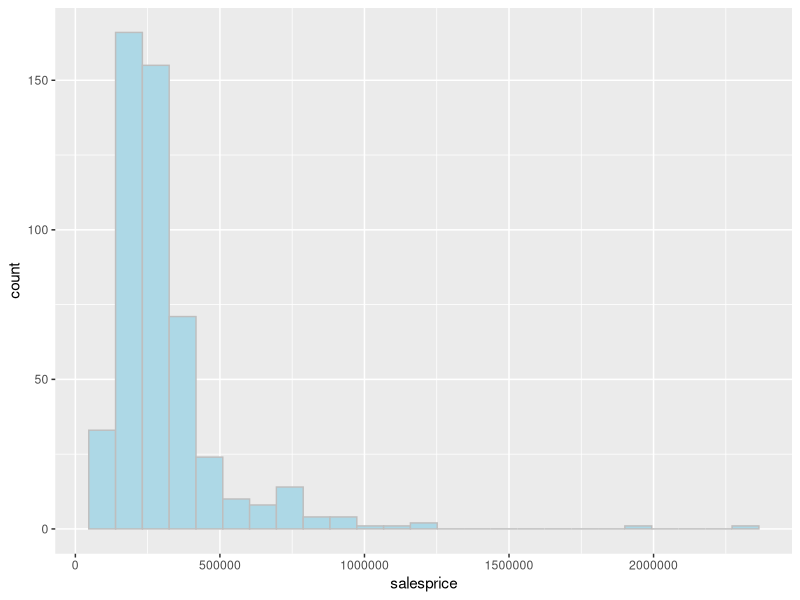
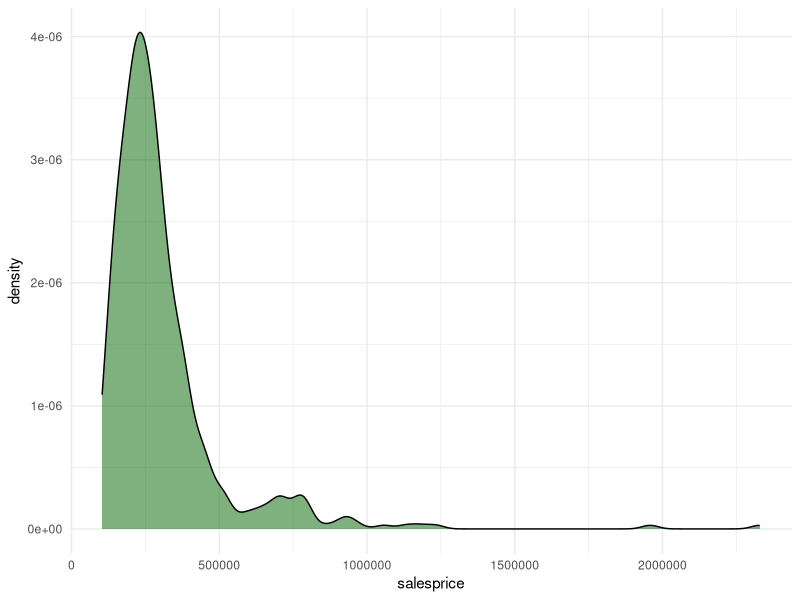
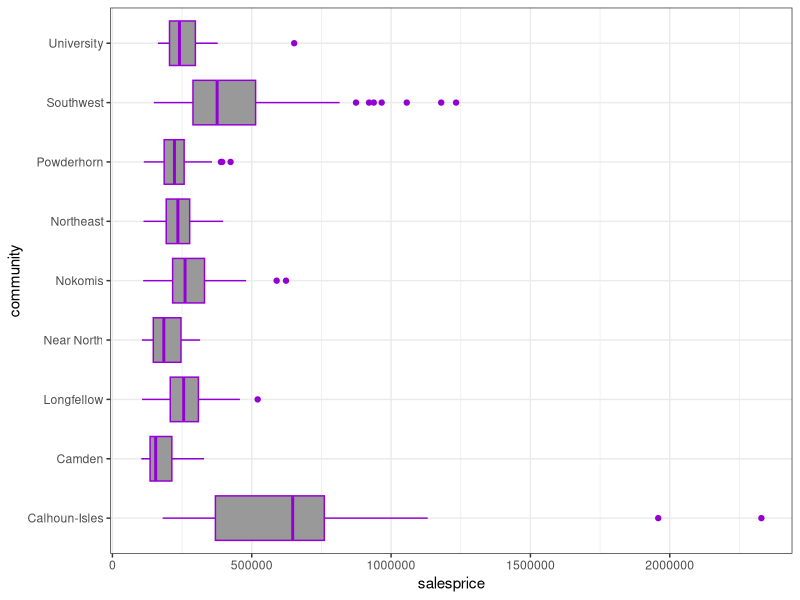
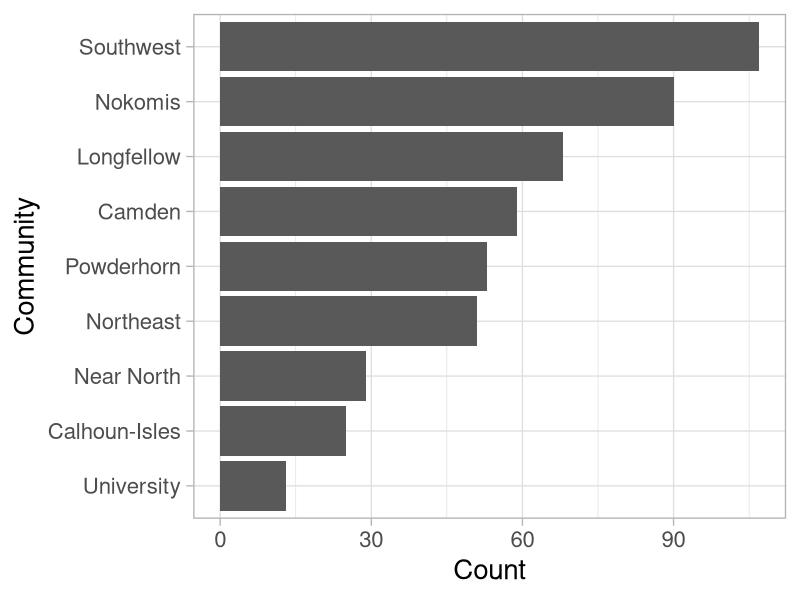
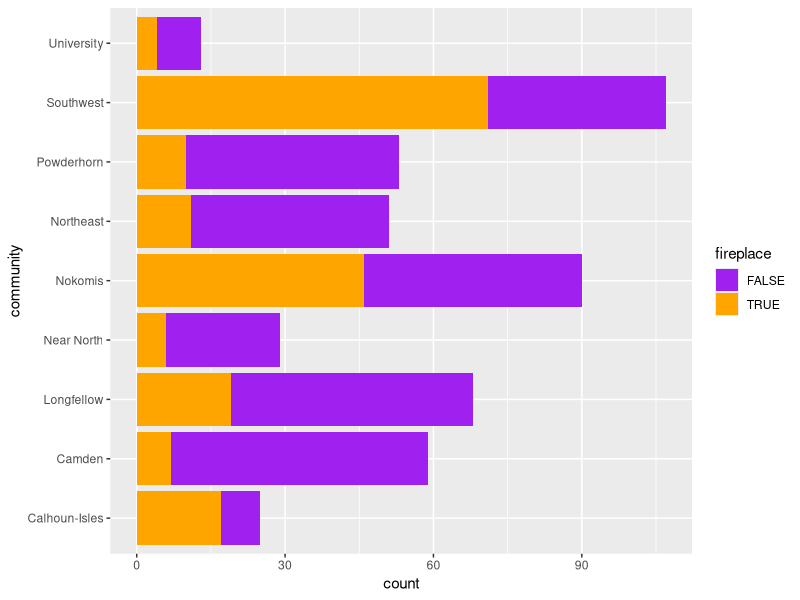
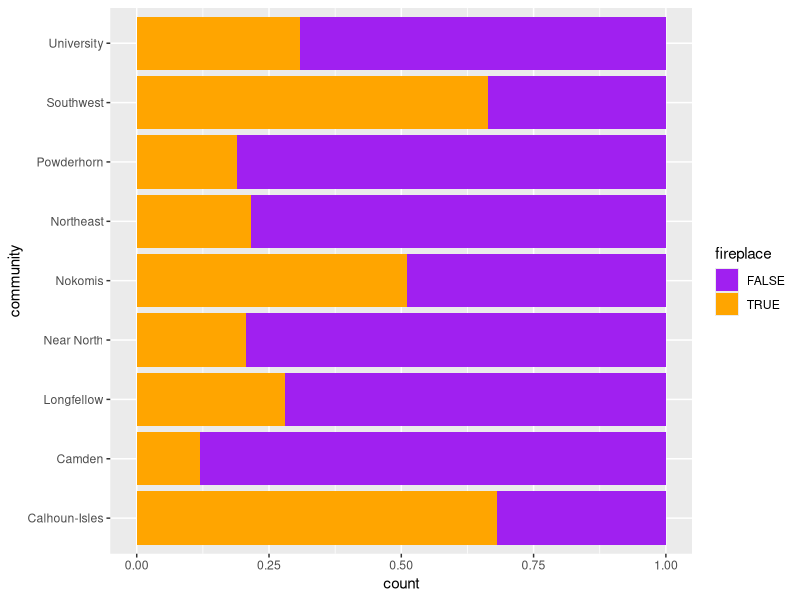

These figures' R source, in order:
## ---- chunk 1
library(tidyverse)
## ---- chunk 2
mn_homes <- read_csv("data/mn_homes.csv")
## ---- chunk 3
glimpse(mn_homes)
## ---- chunk 4
ggplot(data = mn_homes, 
       mapping = aes(x = salesprice)) + 
   geom_histogram(bins = 25, fill = "lightblue", color = "grey")
## ---- chunk 5
ggplot(data = mn_homes, 
       mapping = aes(x = salesprice)) + 
   geom_density(fill = "darkgreen", alpha = 0.5) +
  theme_minimal()
## ---- chunk 6
ggplot(data = mn_homes, mapping = aes(x = community, y = salesprice)) + 
  geom_boxplot(color = "darkviolet", fill = "grey60") + 
  coord_flip() +
  theme_bw()

## ---- chunk 7
ggplot(data = mn_homes) + 
  geom_bar(mapping = aes(x = reorder(community, community, length))) + 
  coord_flip() +
  labs(x = "Community", y = "Count") +
  theme_light(base_size = 20)
## ---- chunk 8
ggplot(data = mn_homes, mapping = aes(x = community, fill = fireplace)) + 
  geom_bar() +
  scale_fill_manual(values = c("purple", "orange")) +
  coord_flip()
## ---- chunk 9
ggplot(data = mn_homes, mapping = aes(x = community, fill = fireplace)) + 
  geom_bar(position = "fill") + 
  scale_fill_manual(values = c("purple", "orange")) +
  coord_flip()
